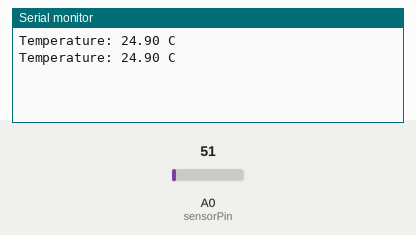
Bench run of a sketch on a simulated Arduino Uno, built with avr-gcc and run on an emulated ATmega328P. Shown: the last lines printed to the serial monitor. Inputs (shaded band) come from the test bench; at power-on: A0 (sensorPin) = 51.

Above: at 1.8 s.
1.9 s: A0 (sensorPin) set to 61
At 2.8 s:
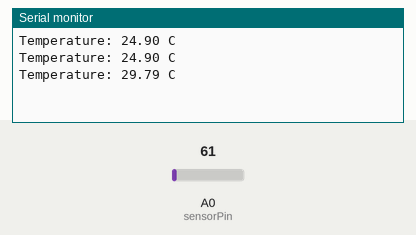
3.4 s: A0 (sensorPin) set to 71
At 4.8 s:
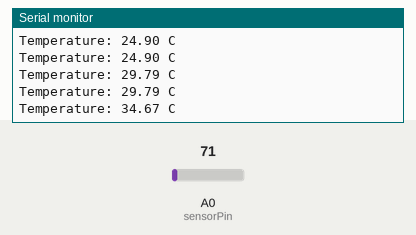
Timing chart, 0 to 6.4 s (numbered marks = the images above; inputs shaded):
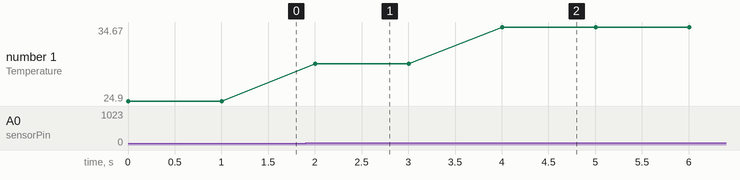

The sketch:

LM35DZ_Temperature_Sensor.ino
```cpp
const int sensorPin = A0;

void setup() {
  Serial.begin(9600);
}

void loop() {
  int reading = analogRead(sensorPin);

  // Convert the 0-1023 ADC reading to millivolts.
  // Assumes a 5V board (Uno, Nano, Mega). For a 3.3V board,
  // replace 5000.0 with 3300.0.
  float voltage_mV = reading * (5000.0 / 1024.0);

  // LM35 outputs 10 mV per degree Celsius.
  float temperatureC = voltage_mV / 10.0;

  Serial.print("Temperature: ");
  Serial.print(temperatureC);
  Serial.println(" C");

  delay(1000);
}
```

Measured:
- after the input at 1.9 s, the serial monitor: prints a new line after 0.10 s (image 1)
- after the input at 3.4 s, the serial monitor: prints a new line after 0.60 s (image 2)
- plotted number 1: 24.9 → 29.79 after the input at 1.9 s, 29.79 → 34.67 after the input at 3.4 s
